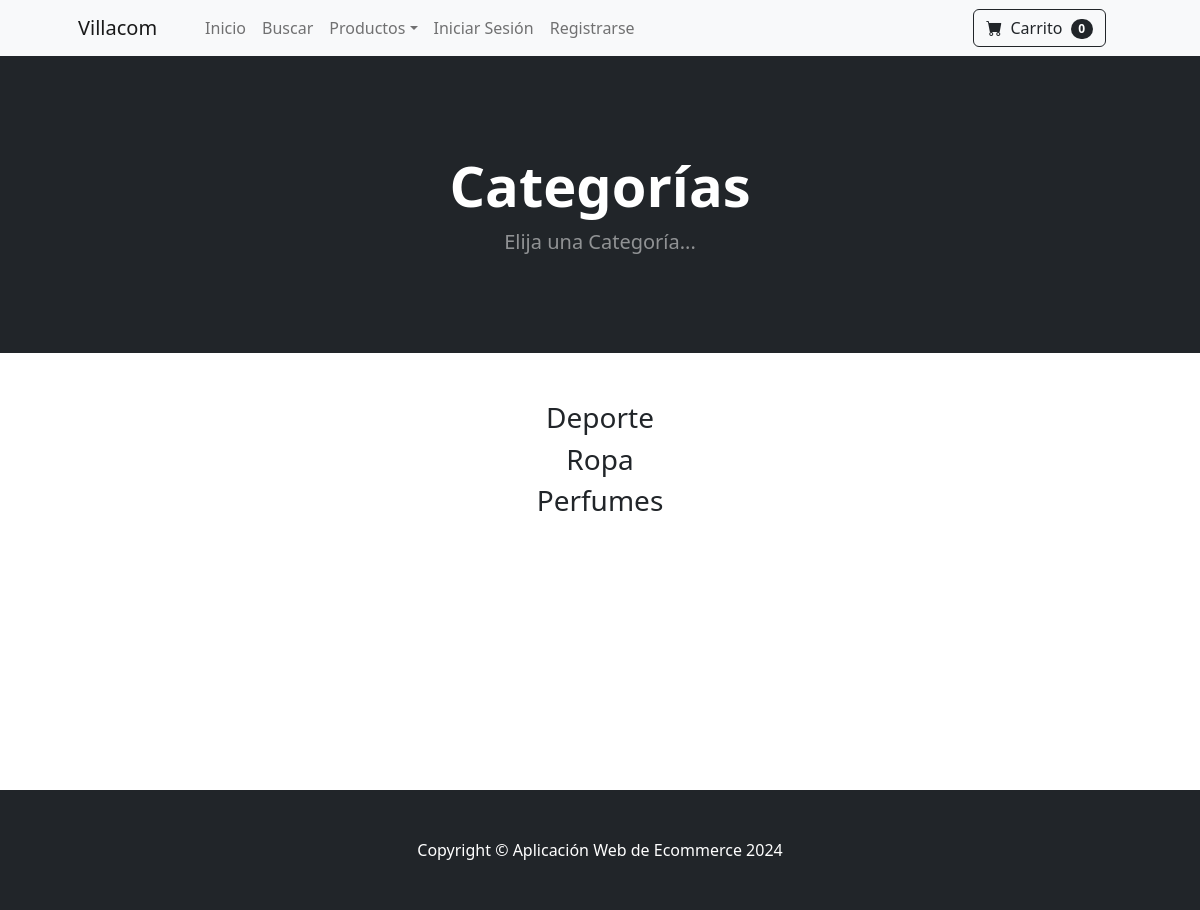
Before: /category_summary/ with the older database file.
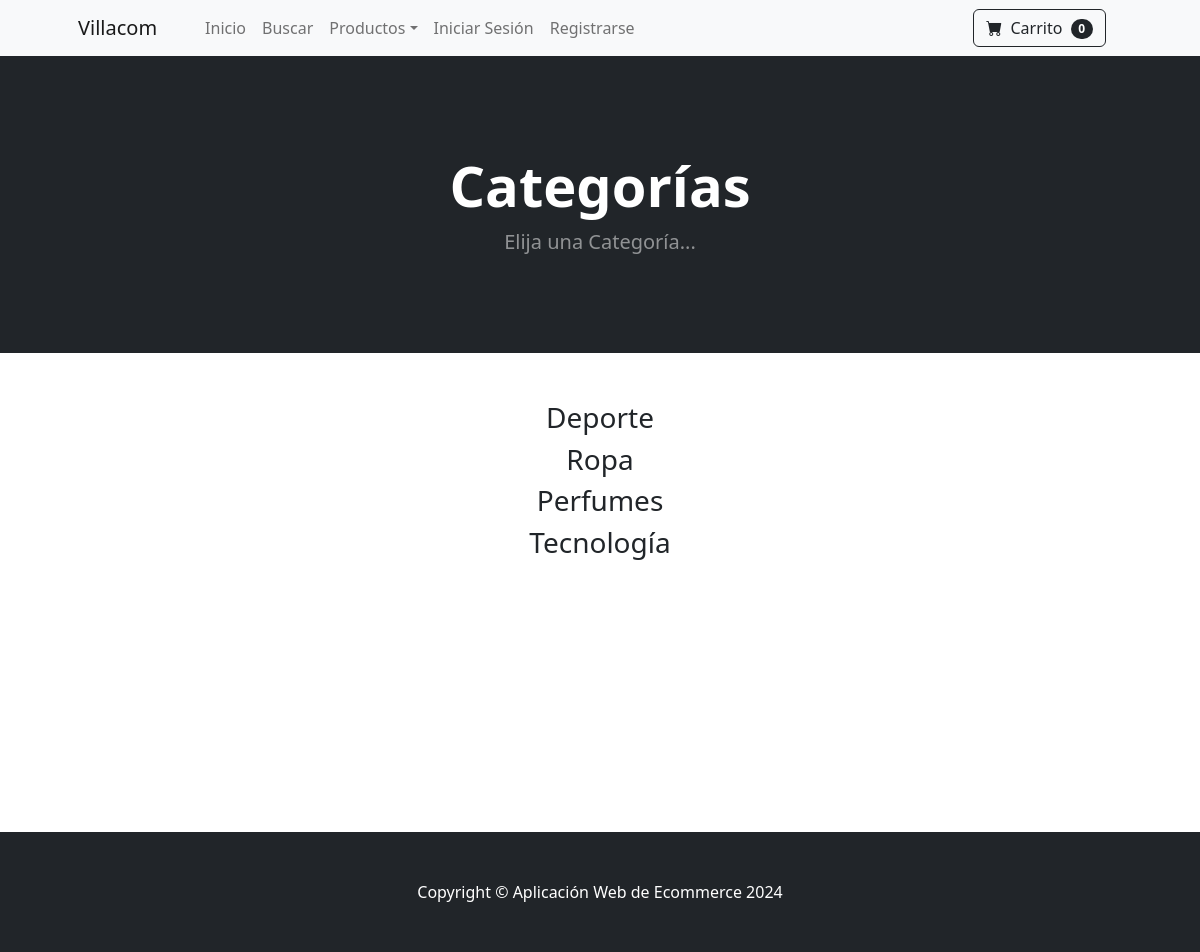
After: the same page with the newer database file.
### store/models.py (models this page shows)
class Category(models.Model):
    name = models.CharField(max_length=50)
    def __str__(self):
        return self.name
    class Meta:
        verbose_name_plural = 'categorias'

### store/views.py (the view)
# urls.py: path('category_summary/', views.category_summary, name='category_summary'),
def category_summary(request):
    categories = Category.objects.all()
    return render(request, 'category_summary.html', {'categories':categories})

### cart/cart.py (called while the page is built)
    def __len__(self):
        return len(self.cart)

### cart/context_processors.py (called while the page is built)
def cart(request):
    return {'cart': Cart(request)}

### store/templates/category_summary.html
{% extends 'base.html' %}
{% block content%}
        <header class="bg-dark py-5">
            <div class="container px-4 px-lg-5 my-5">
                <div class="text-center text-white">
                    <h1 class="display-4 fw-bolder">Categorías</h1>
                    <p class="lead fw-normal text-white-50 mb-0">Elija una Categoría...</p>
                </div>
            </div>
        </header>
        <div class="container">
            <div class="row">
                <center>
                    <div class="col-8">
                        <br/><br/>
                        {% for category in categories %}
                        <h3 onclick="window.location.href='{% url 'category' category %}'" style="cursor: pointer;">
                            {{ category }}
                          </h3>
                        {% endfor %}
<br/><br/><br/><br/><br/><br/><br/><br/><br/><br/><br/>
                    </div>
                </center>
            </div>
        </div>
{% endblock %}

Changed rows visible on the page:
added Category: name "Tecnología"
